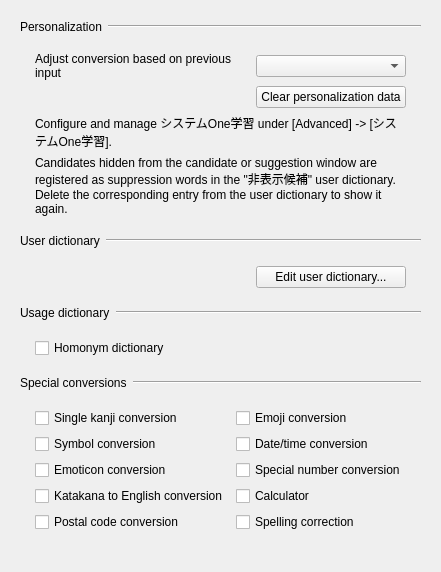
       <widget class="QWidget" name="dictionaryTab">
        <attribute name="title">
         <string>Dictionary</string>
        </attribute>
        <layout class="QVBoxLayout" name="dictionaryTabLayout">
         <property name="spacing">
          <number>0</number>
         </property>
         <item>
          <widget class="QFrame" name="personalizationHeader">
           <property name="frameShape">
            <enum>QFrame::Shape::NoFrame</enum>
           </property>
           <layout class="QHBoxLayout" name="horizontalLayout_8">
            <property name="leftMargin">
             <number>9</number>
            </property>
            <property name="topMargin">
             <number>9</number>
            </property>
            <property name="rightMargin">
             <number>9</number>
            </property>
            <property name="bottomMargin">
             <number>9</number>
            </property>
            <property name="spacing">
             <number>6</number>
            </property>
            <item>
             <widget class="QLabel" name="label">
              <property name="text">
               <string>Personalization</string>
              </property>
             </widget>
            </item>
            <item>
             <widget class="Line" name="line">
              <property name="sizePolicy">
               <sizepolicy hsizetype="MinimumExpanding" vsizetype="Fixed">
                <horstretch>0</horstretch>
                <verstretch>0</verstretch>
               </sizepolicy>
              </property>
              <property name="orientation">
               <enum>Qt::Orientation::Horizontal</enum>
              </property>
             </widget>
            </item>
           </layout>
          </widget>
         </item>
         <item>
          <widget class="QFrame" name="personalizationGroup">
           <property name="frameShape">
            <enum>QFrame::Shape::NoFrame</enum>
           </property>
           <layout class="QGridLayout" name="gridLayout_5">
            <property name="verticalSpacing">
             <number>6</number>
            </property>
            <property name="horizontalSpacing">
             <number>8</number>
            </property>
            <property name="leftMargin">
             <number>24</number>
            </property>
            <property name="topMargin">
             <number>9</number>
            </property>
            <property name="rightMargin">
             <number>24</number>
            </property>
            <property name="bottomMargin">
             <number>9</number>
            </property>
            <item row="1" column="1">
             <widget class="QPushButton" name="clearUserHistoryButton">
              <property name="text">
               <string>Clear personalization data</string>
              </property>
             </widget>
            </item>
            <item row="2" column="0" colspan="2">
             <widget class="QLabel" name="zenzLearningIndependenceNoticeLabel">
              <property name="text">
               <string>Configure and manage システムOne学習 under [Advanced] -&gt; [システムOne学習].</string>
              </property>
              <property name="wordWrap">
               <bool>true</bool>
              </property>
             </widget>
            </item>
            <item row="3" column="0" colspan="2">
             <widget class="QLabel" name="hiddenCandidateNoticeLabel">
              <property name="text">
               <string>Candidates hidden from the candidate or suggestion window are registered as suppression words in the &quot;非表示候補&quot; user dictionary. Delete the corresponding entry from the user dictionary to show it again.</string>
              </property>
              <property name="wordWrap">
               <bool>true</bool>
              </property>
             </widget>
            </item>
            <item row="0" column="0">
             <widget class="QLabel" name="label_7">
              <property name="text">
               <string>Adjust conversion based on previous input</string>
              </property>
              <property name="wordWrap">
               <bool>true</bool>
              </property>
             </widget>
            </item>
            <item row="0" column="1">
             <widget class="QComboBox" name="historyLearningLevelComboBox">
              <property name="minimumSize">
               <size>
                <width>150</width>
                <height>0</height>
               </size>
              </property>
             </widget>
            </item>
            <item row="1" column="0">
             <spacer name="horizontalSpacer_2">
              <property name="orientation">
               <enum>Qt::Orientation::Horizontal</enum>
              </property>
              <property name="sizeHint" stdset="0">
               <size>
                <width>40</width>
                <height>20</height>
               </size>
              </property>
             </spacer>
            </item>
           </layout>
          </widget>
         </item>
         <item>
          <widget class="QFrame" name="userDictionaryHeader">
           <property name="frameShape">
            <enum>QFrame::Shape::NoFrame</enum>
           </property>
           <layout class="QHBoxLayout" name="horizontalLayout_14">
            <property name="leftMargin">
             <number>9</number>
            </property>
            <property name="topMargin">
             <number>9</number>
            </property>
            <property name="rightMargin">
             <number>9</number>
            </property>
            <property name="bottomMargin">
             <number>9</number>
            </property>
            <property name="spacing">
             <number>6</number>
            </property>
            <item>
             <widget class="QLabel" name="label_6">
              <property name="text">
               <string>User dictionary</string>
              </property>
             </widget>
            </item>
            <item>
             <widget class="Line" name="line_6">
              <property name="sizePolicy">
               <sizepolicy hsizetype="MinimumExpanding" vsizetype="Fixed">
                <horstretch>0</horstretch>
                <verstretch>0</verstretch>
               </sizepolicy>
              </property>
              <property name="orientation">
               <enum>Qt::Orientation::Horizontal</enum>
              </property>
             </widget>
            </item>
           </layout>
          </widget>
         </item>
         <item>
          <widget class="QFrame" name="userDictionaryGroup">
           <property name="frameShape">
            <enum>QFrame::Shape::NoFrame</enum>
           </property>
           <layout class="QGridLayout" name="gridLayout_6">
            <property name="verticalSpacing">
             <number>6</number>
            </property>
            <property name="horizontalSpacing">
             <number>8</number>
            </property>
            <property name="leftMargin">
             <number>24</number>
            </property>
            <property name="topMargin">
             <number>9</number>
            </property>
            <property name="rightMargin">
             <number>24</number>
            </property>
            <property name="bottomMargin">
             <number>9</number>
            </property>
            <item row="0" column="1">
             <spacer name="horizontalSpacer">
              <property name="orientation">
               <enum>Qt::Orientation::Horizontal</enum>
              </property>
              <property name="sizeHint" stdset="0">
               <size>
                <width>40</width>
                <height>20</height>
               </size>
              </property>
             </spacer>
            </item>
            <item row="0" column="2">
             <widget class="QPushButton" name="editUserDictionaryButton">
              <property name="sizePolicy">
               <sizepolicy hsizetype="Maximum" vsizetype="Fixed">
                <horstretch>0</horstretch>
                <verstretch>0</verstretch>
               </sizepolicy>
              </property>
              <property name="minimumSize">
               <size>
                <width>150</width>
                <height>0</height>
               </size>
              </property>
              <property name="text">
               <string>Edit user dictionary...</string>
              </property>
             </widget>
            </item>
           </layout>
          </widget>
         </item>
         <item>
          <widget class="QFrame" name="usageDictionaryHeader">
           <property name="frameShape">
            <enum>QFrame::Shape::NoFrame</enum>
           </property>
           <layout class="QHBoxLayout" name="horizontalLayout_24">
            <property name="leftMargin">
             <number>9</number>
            </property>
            <property name="topMargin">
             <number>9</number>
            </property>
            <property name="rightMargin">
             <number>9</number>
            </property>
            <property name="bottomMargin">
             <number>9</number>
            </property>
            <property name="spacing">
             <number>6</number>
            </property>
            <item>
             <widget class="QLabel" name="label_9">
              <property name="text">
               <string>Usage dictionary</string>
              </property>
             </widget>
            </item>
            <item>
             <widget class="Line" name="line_9">
              <property name="sizePolicy">
               <sizepolicy hsizetype="MinimumExpanding" vsizetype="Fixed">
                <horstretch>0</horstretch>
                <verstretch>0</verstretch>
               </sizepolicy>
              </property>
              <property name="orientation">
               <enum>Qt::Orientation::Horizontal</enum>
              </property>
             </widget>
            </item>
           </layout>
          </widget>
         </item>
         <item>
          <widget class="QFrame" name="usageDictionaryGroup">
           <property name="frameShape">
            <enum>QFrame::Shape::NoFrame</enum>
           </property>
           <layout class="QGridLayout" name="gridLayout_12">
            <property name="verticalSpacing">
             <number>6</number>
            </property>
            <property name="horizontalSpacing">
             <number>8</number>
            </property>
            <property name="leftMargin">
             <number>24</number>
            </property>
            <property name="topMargin">
             <number>9</number>
            </property>
            <property name="rightMargin">
             <number>24</number>
            </property>
            <property name="bottomMargin">
             <number>9</number>
            </property>
            <item row="0" column="0">
             <widget class="QCheckBox" name="localUsageDictionaryCheckBox">
              <property name="text">
               <string>Homonym dictionary</string>
              </property>
             </widget>
            </item>
            <item row="0" column="1">
             <spacer name="horizontalSpacer_5">
              <property name="orientation">
               <enum>Qt::Orientation::Horizontal</enum>
              </property>
              <property name="sizeHint" stdset="0">
               <size>
                <width>20</width>
                <height>20</height>
               </size>
              </property>
             </spacer>
            </item>
           </layout>
          </widget>
         </item>
         <item>
          <widget class="QFrame" name="specialConversionsHeader">
           <property name="frameShape">
            <enum>QFrame::Shape::NoFrame</enum>
           </property>
           <layout class="QHBoxLayout" name="horizontalLayout_22">
            <property name="leftMargin">
             <number>9</number>
            </property>
            <property name="topMargin">
             <number>9</number>
            </property>
            <property name="rightMargin">
             <number>9</number>
            </property>
            <property name="bottomMargin">
             <number>9</number>
            </property>
            <property name="spacing">
             <number>6</number>
            </property>
            <item>
             <widget class="QLabel" name="specialConversionLabel">
              <property name="text">
               <string>Special conversions</string>
              </property>
             </widget>
            </item>
            <item>
             <widget class="Line" name="specialConversionLine">
              <property name="sizePolicy">
               <sizepolicy hsizetype="MinimumExpanding" vsizetype="Fixed">
                <horstretch>0</horstretch>
                <verstretch>0</verstretch>
               </sizepolicy>
              </property>
              <property name="orientation">
               <enum>Qt::Orientation::Horizontal</enum>
              </property>
             </widget>
            </item>
           </layout>
          </widget>
         </item>
         <item>
          <widget class="QFrame" name="specialConversionsGroup">
           <property name="frameShape">
            <enum>QFrame::Shape::NoFrame</enum>
           </property>
           <layout class="QGridLayout" name="gridLayout_3">
            <property name="verticalSpacing">
             <number>6</number>
            </property>
            <property name="horizontalSpacing">
             <number>8</number>
            </property>
            <property name="leftMargin">
             <number>24</number>
            </property>
            <property name="topMargin">
             <number>9</number>
            </property>
            <property name="rightMargin">
             <number>24</number>
            </property>
            <property name="bottomMargin">
             <number>9</number>
            </property>
            <item row="0" column="0">
             <widget class="QCheckBox" name="singleKanjiConversionCheckBox">
              <property name="text">
               <string>Single kanji conversion</string>
              </property>
             </widget>
            </item>
            <item row="1" column="0">
             <widget class="QCheckBox" name="symbolConversionCheckBox">
              <property name="text">
               <string>Symbol conversion</string>
              </property>
             </widget>
            </item>
            <item row="2" column="0">
             <widget class="QCheckBox" name="emoticonConversionCheckBox">
              <property name="text">
               <string>Emoticon conversion</string>
              </property>
             </widget>
            </item>
            <item row="3" column="0">
             <widget class="QCheckBox" name="t13nConversionCheckBox">
              <property name="text">
               <string>Katakana to English conversion</string>
              </property>
             </widget>
            </item>
            <item row="4" column="0">
             <widget class="QCheckBox" name="zipcodeConversionCheckBox">
              <property name="text">
               <string>Postal code conversion</string>
              </property>
             </widget>
            </item>
            <item row="4" column="1">
             <widget class="QCheckBox" name="spellingCorrectionCheckBox">
              <property name="text">
               <string>Spelling correction</string>
              </property>
             </widget>
            </item>
            <item row="3" column="1">
             <widget class="QCheckBox" name="calculatorCheckBox">
              <property name="text">
               <string>Calculator</string>
              </property>
             </widget>
            </item>
            <item row="2" column="1">
             <widget class="QCheckBox" name="numberConversionCheckBox">
              <property name="text">
               <string>Special number conversion</string>
              </property>
             </widget>
            </item>
            <item row="1" column="1">
             <widget class="QCheckBox" name="dateConversionCheckBox">
              <property name="text">
               <string>Date/time conversion</string>
              </property>
             </widget>
            </item>
            <item row="0" column="1">
             <widget class="QCheckBox" name="emojiConversionCheckBox">
              <property name="text">
               <string>Emoji conversion</string>
              </property>
             </widget>
            </item>
           </layout>
          </widget>
         </item>
         <item>
          <spacer name="dictionaryTabBottomSpacer">
           <property name="orientation">
            <enum>Qt::Orientation::Vertical</enum>
           </property>
           <property name="sizeHint" stdset="0">
            <size>
             <width>20</width>
             <height>20</height>
            </size>
           </property>
          </spacer>
         </item>
        </layout>
       </widget>
